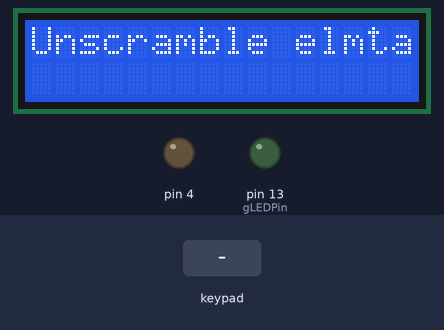
Recording of a sketch running on a simulated Arduino Uno, built with avr-gcc and run on an emulated ATmega328P. On the bench: 16×2 character LCD, output pins drawn as LEDs (lit = HIGH). The test bench sets the inputs (shaded band). Random numbers use the default seed unless the sketch sets one.

Above: at 1.2 s.
1.3 s: keypad keys 2 7 7 5 3 A pressed 0.4 s apart
At 4.2 s:
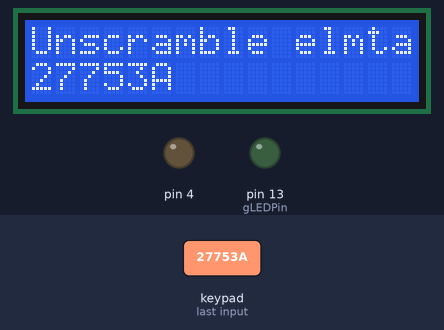
5.2 s: key 'A' pressed
At 5.9 s:
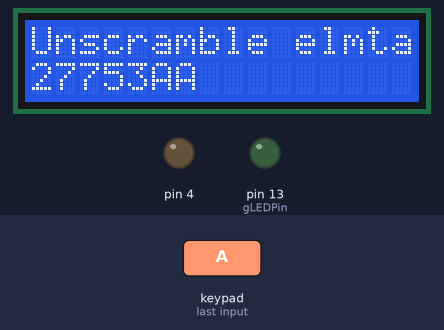
6.7 s: key 'B' pressed
At 7.9 s:
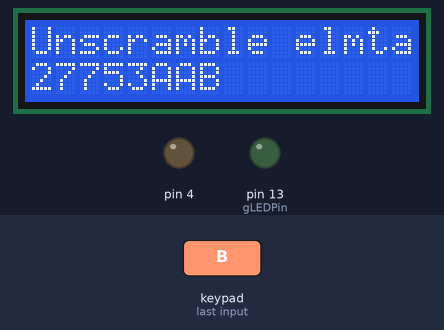
8.2 s: keypad keys 2 7 7 5 3 D pressed 0.4 s apart
At 10.8 s:
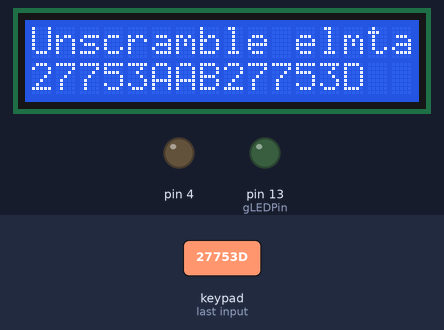
12.1 s: key 'C' pressed
At 13.2 s:
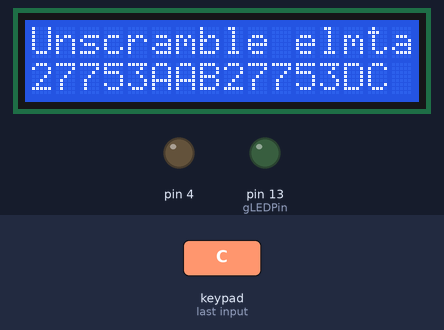
13.6 s: key 'D' pressed
At 14.4 s:
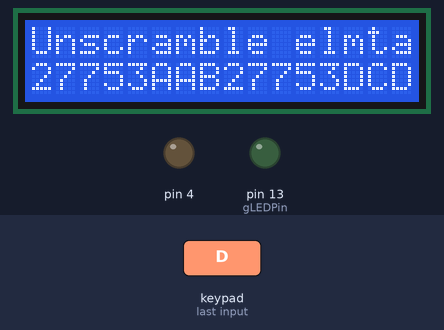
Timing chart, 0 to 16.1 s (numbered marks = the images above; inputs shaded):
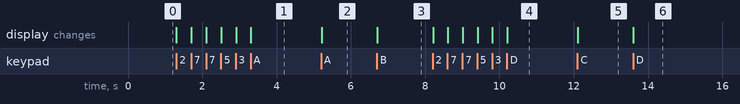

The sketch:

Defuse.ino
```cpp
// Group 66
// Harrison Vu, hvu28, hvu28
// Anusha Muthekepalli, anusharm
// Daniel Kim, dkim344, dkim344
// Chris Szeliga, cszel3, cszel3
// Bomb defusal game
/* In this bomb defusal game, there exists a microcontroller “bomb” that must collectively be defused by 3 other microcontrollers that act as defusers. The mission is for a team of three players to attempt to unscramble their own scrambled word displayed on their microcontroller’s LCD screen, and if successful, the bomb will be defused. Otherwise, if the players are unsuccessful in unscrambling their words by the time the bomb timer expires, the bomb explodes and they lose the game.
*/

#include <Wire.h>
#include <Keypad.h>
#include <LiquidCrystal.h>

// Keypad row/column declaration
const int ROW_NUM = 4; //four rows
const int COLUMN_NUM = 4; //four columns

// Variable to hold the scrambled word
String scrambledWord = "";

// 5 Letter Word List
String wordList[] = {"apple", "bacon", "child", "happy", "metal"}; // Word list (unscrambled)
String scrambledWordList[] = {"paelp", "noabc", "idclh", "payhp", "elmta"}; // Word list (scrambled)
String solvedScrambledWordList[] = {"27753", "22266", "24453", "42779", "63825"}; // Word list (number encodings of unscrambled words)

// Variable indicating the index in the word lists to grab the word/elements from
int listIndex;

// Keypad array
char keys[ROW_NUM][COLUMN_NUM] = {
  {'1','2','3', 'A'},
  {'4','5','6', 'B'},
  {'7','8','9', 'C'},
  {'*','0','#', 'D'}
};

// LCD Display Set Up
const int rs = 2, en = 3, d4 = 9, d5 = 10, d6 = 11, d7 = 12;
LiquidCrystal lcd(rs, en, d4, d5, d6, d7);

// Set pin numbers for green LED
const int gLEDPin = 13;  // green LED pin

// Keypad connections
byte pin_rows[ROW_NUM] = {5, 6, 7, 8}; // connect to the row pinouts of the keypad
byte pin_column[COLUMN_NUM] = {A0, A1, A3, A2}; // connect to the column pinouts of the keypad

// Keypad construction
Keypad keypad = Keypad(makeKeymap(keys), pin_rows, pin_column, ROW_NUM, COLUMN_NUM);

// Variable to hold data to send to bomb
String dataToSend = "";

void setup() {
  // Set up I2C Communication
  Wire.begin();

  pinMode(A4, INPUT_PULLUP); // Enable internal pull-up resistor for SDA
  pinMode(A5, INPUT_PULLUP); // Enable internal pull-up resistor for SCL

  // Set up green LED
  pinMode(gLEDPin, OUTPUT);

  // Set up LCD display
  lcd.begin(16, 2);
  analogWrite(4, 60);
  lcd.setCursor(0, 0);
  lcd.print("Enter code:");

  // Generate random index
  randomSeed(analogRead(0));
  listIndex = random(5);
}

void loop() {
  // Get key from keypad
  char key = keypad.getKey();

  if (key) { // if keypress was detected
    if (key == '#') { // # means submit the guess
      if(dataToSend == solvedScrambledWordList[listIndex]) { // if the guess is correct
        Wire.beginTransmission(9); // begin data transmission with address of the receiver Arduino
        Wire.write(1); // send over a 1 to the bomb microcontroller
        int result = Wire.endTransmission(); // end the data transmission
        digitalWrite(gLEDPin, HIGH); // turn on green LED
      }
      dataToSend = ""; // clear the string variable
      lcd.clear(); // clear the LCD
    } else if (key == '*') { // * clears user input
      dataToSend = ""; // clear the string variable
      lcd.clear(); // clear the LCD
    } else { // user pressed a key
      dataToSend += key; // append the key to the string
    }
  }

  // Show the scrambled word to unscramble
  lcd.setCursor(0, 0);
  lcd.print("Unscramble ");
  lcd.print(scrambledWordList[listIndex]);

  // Update LCD to reflect user keypresses
  lcd.setCursor(0, 1);
  lcd.print(dataToSend);
}
```

Measured:
- after the input at 1.3 s, the display: first changes at once (image 1 shows a later state)
- after the input at 5.2 s, the display: changes at once (image 2)
- after the input at 6.7 s, the display: changes at once (image 3)
- after the input at 8.2 s, the display: first changes at once (image 4 shows a later state)
- after the input at 12.1 s, the display: changes at once (image 5)
- after the input at 13.6 s, the display: changes at once (image 6)
